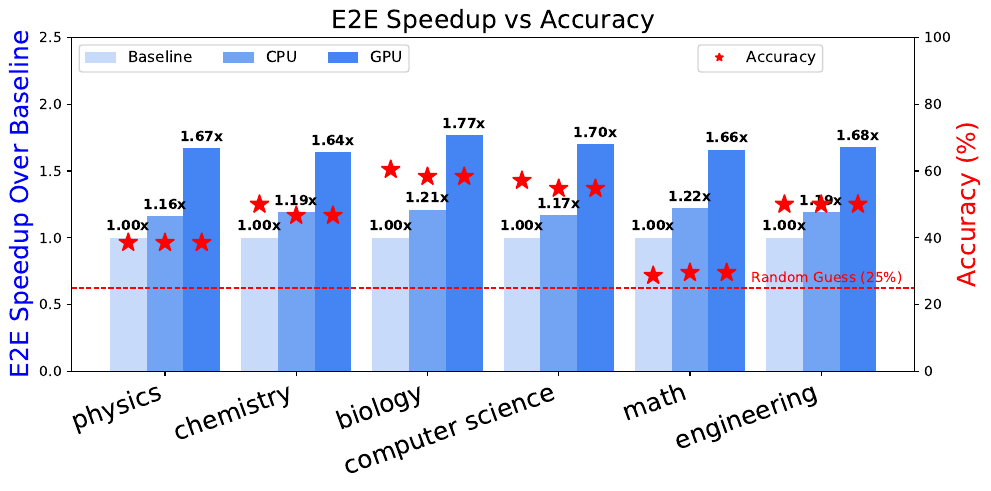

Generate this figure with Python:
import matplotlib.pyplot as plt
import numpy as np

# 模型与设置
models = ["physics", "chemistry", "biology", "computer science", "math", "engineering"]
# models = ["computer science", "math", "engineering"]

configs = ['Baseline', 'CPU', 'GPU']


speedup = np.array([
    [1.00, 1.16, 1.67],
    [1.00, 1.19, 1.64],
    [1.00, 1.21, 1.77],
    [1.00, 1.17, 1.70],
    [1.00, 1.22, 1.66],
    [1.00, 1.19, 1.68]
])


accuracy = np.array([
    [38.57, 38.55, 38.55],
    [50.0, 46.67, 46.67],
    [60.42, 58.33, 58.33],
    [57.14, 54.76, 54.76],
    [28.70, 29.57, 29.57],
    [50.0, 50.0, 50.0]
])


bar_width = 0.28
x = np.arange(len(models))


colors = ['#c7dafa','#73a3f3','#4484f3']


fig, ax1 = plt.subplots(figsize=(10, 5))


for i in range(len(configs)):
    ax1.bar(x + i * bar_width, speedup[:, i], width=bar_width,
            label=configs[i], color=colors[i])
    # 添加顶部数值
    for j in range(len(models)):
        ax1.text(x[j] + i * bar_width, speedup[j, i] + 0.03,
                 f'{speedup[j, i]:.2f}x', ha='center', va='bottom',
                 fontsize=10, fontweight='bold')

# 左轴：Speedup
ax1.set_ylabel('E2E Speedup Over Baseline', color='blue',fontsize=18)
ax1.set_ylim(0, 2.5)
ax1.set_xticks(x + bar_width)
ax1.set_xticklabels(models, rotation=20, ha='right', fontsize=18)
ax1.legend(loc='upper left', fontsize=11, ncol=3)
ax1.set_title('E2E Speedup vs Accuracy', fontsize=18)



# 右轴：Accuracy
ax2 = ax1.twinx()
ax2.set_ylabel('Accuracy (%)', color='red', fontsize=18)
ax2.set_ylim(0, 100)

# 添加随机猜测精度线 (25%)
ax2.axhline(y=25, color='red', linestyle='--', linewidth=1)
ax2.text(len(models) - 0.1, 26.5, 'Random Guess (25%)', color='red', fontsize=10, ha='right')


# 星号表示 Accuracy
for i in range(len(configs)):
    ax2.plot(x + i * bar_width, accuracy[:, i], color='red', marker='*',
             linestyle='None', markersize=14)

# 图例项
ax2.plot([], [], color='red', marker='*', linestyle='None', label='Accuracy')
ax2.legend(loc='upper right', bbox_to_anchor=(0.9, 1.0), fontsize=11)



# 蓝色箭头 “Better”
ax1.annotate('Better', xy=(-0.5, 1.4), xytext=(-0.5, 1.0),
             arrowprops=dict(arrowstyle='->', color='blue', lw=2),
             fontsize=12, color='blue', rotation=90)

# 保存为 PDF
plt.tight_layout()
plt.savefig("mmlu_stem_e2e_speedup_vs_accuracy.pdf", format="pdf", bbox_inches="tight")

# 显示图像
plt.show()


